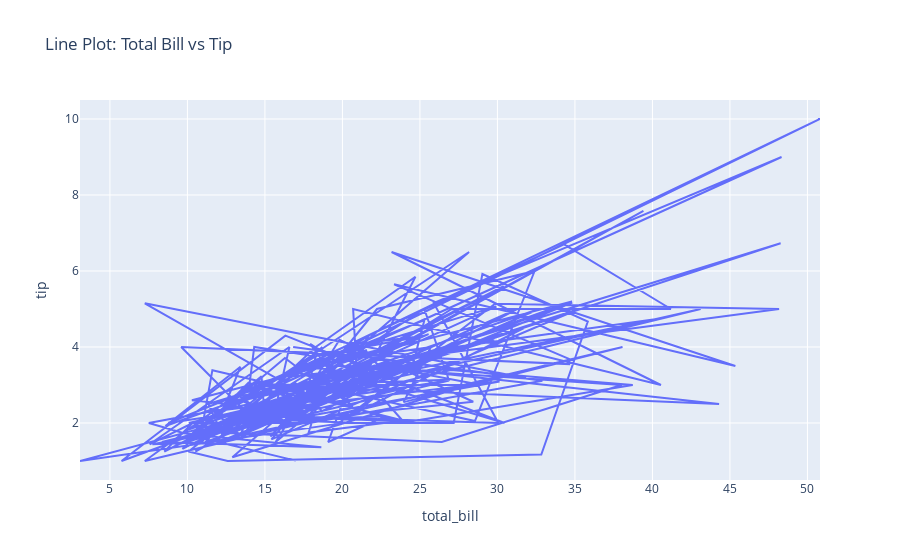

The cell this chart's notebook holds for it:
### Markdown cell above
# Quick Visualizations with Plotly and PygWalker

Python offers multiple ways to quickly visualize data. Two popular options are:

* **[Plotly](https://plotly.com/python/):** Great for creating **custom, interactive charts** with full control over design.
* **[PygWalker](https://github.com/Kanaries/pygwalker):** Lets you **explore datasets interactively** inside Jupyter Notebook, similar to Tableau or Power BI.

Let’s look at how to use both.

---

## 1. Plotly Example

Plotly Express (`px`) makes it easy to build interactive charts. Here’s a simple example using the **`tips`** dataset (included with Plotly):

```python

```

### Code cell
import plotly.express as px

# Load the sample dataset
df = px.data.tips()

# Create a simple line plot
fig = px.line(df, x="total_bill", y="tip", title="Line Plot: Total Bill vs Tip")

# Show the plot
fig.show()

### Figure 1 — Plotly figure (JSON) as saved in the notebook; plotly's stock layout.template omitted (floating-point values rounded to 4 significant figures; data arrays with more than 128 entries replaced by an {"elided": "..."} marker saying what was removed)
{"data": [{"hovertemplate": "total_bill=%{x}<br>tip=%{y}<extra></extra>", "legendgroup": "", "line": {"color": "#636efa", "dash": "solid"}, "marker": {"symbol": "circle"}, "mode": "lines", "name": "", "orientation": "v", "showlegend": false, "type": "scatter", "x": {"elided": "244 float values"}, "xaxis": "x", "y": {"elided": "244 float values"}, "yaxis": "y"}], "layout": {"legend": {"tracegroupgap": 0}, "title": {"text": "Line Plot: Total Bill vs Tip"}, "xaxis": {"anchor": "y", "domain": [0, 1], "title": {"text": "total_bill"}}, "yaxis": {"anchor": "x", "domain": [0, 1], "title": {"text": "tip"}}}}
